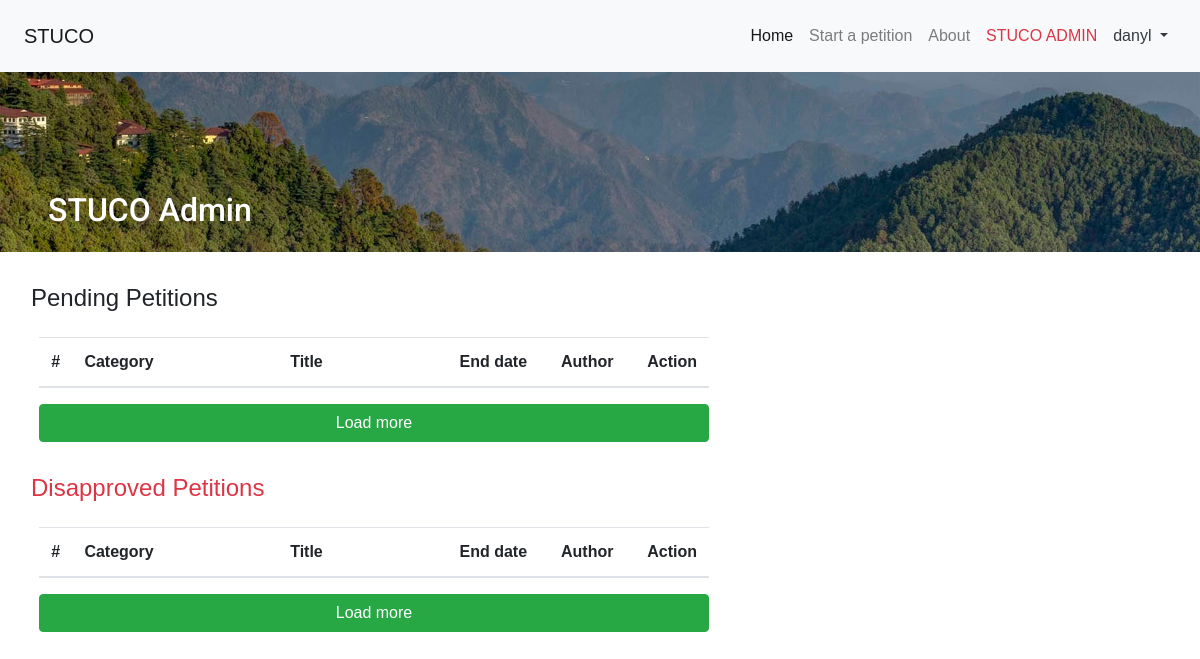
The page /stuco (signed in) on the database as committed earlier.
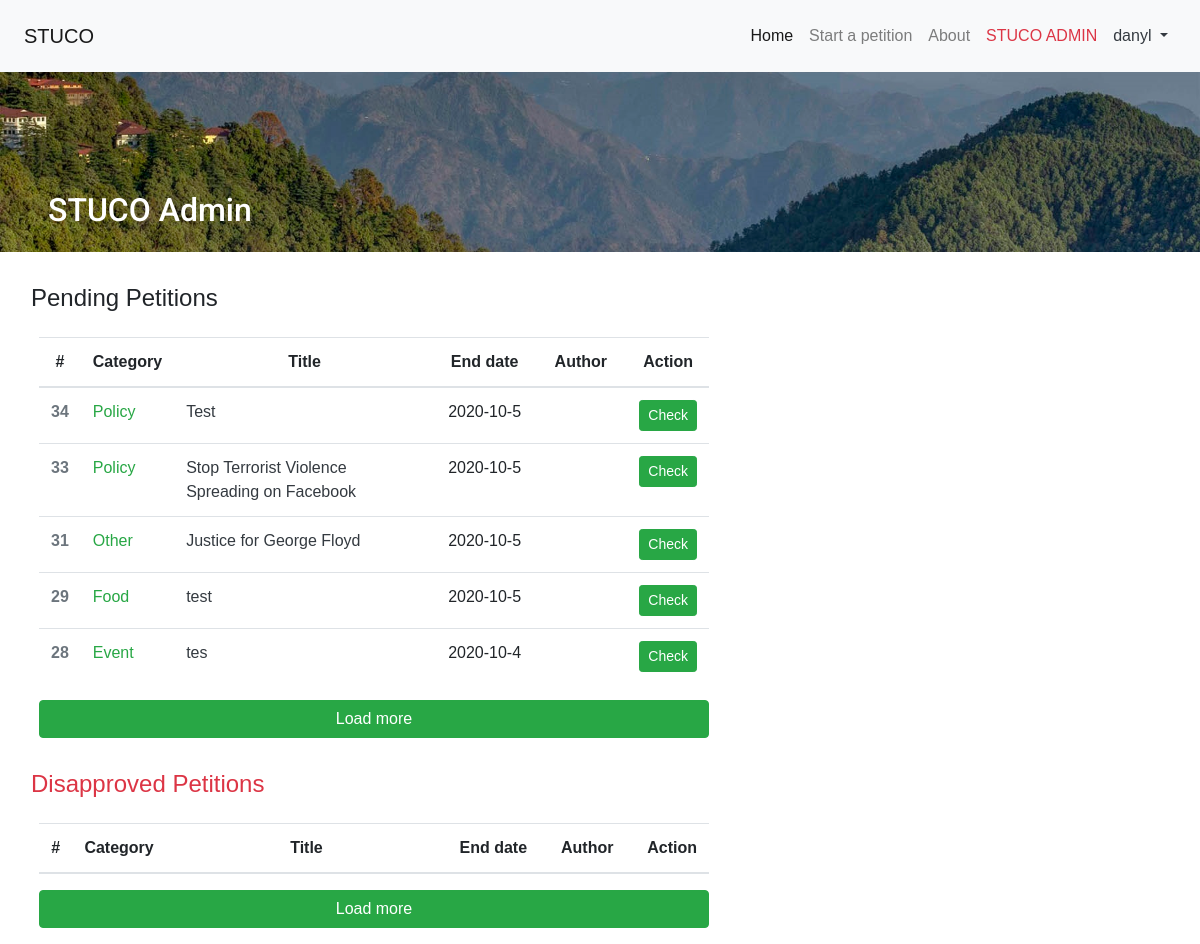
The same page on the database as committed later.
### pet/models.py (models this page shows, shortened)
class Post(models.Model):
    date = datetime.date.today()
    title = models.CharField(max_length=100)
    category = models.CharField(max_length=10, null=True, blank=True)
    content = models.CharField(max_length=20000)
    author = models.ForeignKey(User, on_delete=models.CASCADE, related_name="author_of", blank=True, null=True)
    start = models.DateField(default=date)
    end = models.DateField(default=date + relativedelta(months=1))
    state = models.IntegerField(default=0)
    stuco = models.ForeignKey(User, on_delete=models.CASCADE, related_name="stuco_of", blank=True, null=True)
    answer = models.CharField(max_length=20000, null=True, blank=True)

### pet/views.py (the view)
# urls.py: path("stuco", views.stuco, name="stuco"),
def stuco(request):
    if not request.user.is_authenticated:
        return HttpResponseRedirect(reverse('login'))
    if not request.user.is_staff:
        return HttpResponseRedirect(reverse('index'))
    context = {
        "user": request.user,
        "yet": Post.objects.filter(state=0).annotate(num_supporters=Count('supporters')).order_by('-id'),
        "answered": Post.objects.filter(state=3).annotate(num_supporters=Count('supporters')).order_by('-id'),
        "disapproved": Post.objects.filter(state=6).annotate(num_supporters=Count('supporters')).order_by('-id'),
    }
    if request.method == 'POST':
        id = request.POST['id']
        stuco = request.user
        post = Post.objects.get(pk=id)
        state = request.POST['state']
        try:
            post.state = state
            post.stuco = stuco
            post.save()
        except:
            return render(request, 'petition/stuco.html', {"message": "Please try it again"})
        return render(request, "petition/stuco.html", context)
    else:
        return render(request, "petition/stuco.html", context)

### pet/templates/petition/stuco.html (shortened to what this page needs)
{% extends "petition/base.html" %}
{% load static %}
{% block body %}
<div class="image-background">
  <div class="bottom-left">
    <h2>STUCO Admin</h2>
  </div>
</div>
<div class="container-fluid py-3 mt-2">
<div class="row">
    <div class="col-12 col-lg-7">
        <h4 class="text-left mb-1 p-2 pl-3 font-weight-light animated fadeInDown d-none d-lg-block">Pending Petitions</h4>
        <table class="table d-none d-lg-block mx-4 mt-3">
          <thead>
            <tr class="text-center">
              <th scope="col" style="width: 5%;">#</th>
              <th scope="col" style="width: 10%;">Category</th>
              <th scope="col" style="width: 50%;">Title</th>
              <th scope="col" style="width: 15%;">End date</th>
              <th scope="col" style="width: 15%;">Author</th>
              <th scope="col" style="width: 5%;">Action</th>
            </tr>
          </thead>
          <tbody id="pending">
            {% for post in yet|slice:":5" %}
            <tr class="table-tr" style="cursor:pointer;" onclick="ajax({{ post.id }});">
              <th scope="row" class="text-muted">{{ post.id }}</th>
              <td class="text-success">{{ post.category }}</td>
              <td><a href="#anchor" class="text-dark">{{ post.title }}</a></td>
              <td class="text-center">{{ post.end.year }}-{{ post.end.month }}-{{ post.end.day }}</td>
              <td class="text-center">{{ post.author.first_name }} {{ post.author.last_name }}</td>
              <td>
                  <button type="button" name="button" class="btn btn-success btn-sm my-0">Check</button>
              </td>
            </tr>
            {% endfor %}
          </tbody>
        </table>
        <button type="button" name="button" class="btn btn-block btn-success mx-4 d-none d-lg-block" onclick="loadmore()">Load more</button>
        <h4 class="text-left mt-4 mb-1 p-2 pl-3 font-weight-light text-danger animated fadeInDown d-none d-lg-block">Disapproved Petitions</h4>
        <table class="table d-none d-lg-block mx-4 mt-3">
          <thead>
            <tr class="text-center">
              <th scope="col" style="width: 5%;">#</th>
              <th scope="col" style="width: 10%;">Category</th>
              <th scope="col" style="width: 50%;">Title</th>
              <th scope="col" style="width: 15%;">End date</th>
              <th scope="col" style="width: 15%;">Author</th>
              <th scope="col" style="width: 5%;">Action</th>
            </tr>
          </thead>
        </table>
        <button type="button" name="button" class="btn btn-block btn-success mx-4 d-none d-lg-block" onclick="disloadmore()">Load more</button>
    </div>
    <div class="col-12 col-lg-5" id="anchor">
        <div id="preview">
            <h4 class="d-block text-left mb-1 p-2 pl-3 font-weight-light animated fadeInDown"></h4>
        </div>
    </div>
</div>
</div>
{% endblock %}

Rows that differ between the two databases and show on the page:
added Post: id "34", category "Policy", title "Test", end.year "2020", end.month "10", end.day "5"
added Post: id "33", category "Policy", title "Stop Terrorist Violence Spreading on Facebook", end.year "2020", end.month "10", end.day "5"
added Post: id "31", category "Other", title "Justice for George Floyd", end.year "2020", end.month "10", end.day "5"
added Post: id "29", category "Food", title "test", end.year "2020", end.month "10", end.day "5"
added Post: id "28", category "Event", title "tes", end.year "2020", end.month "10", end.day "4"
